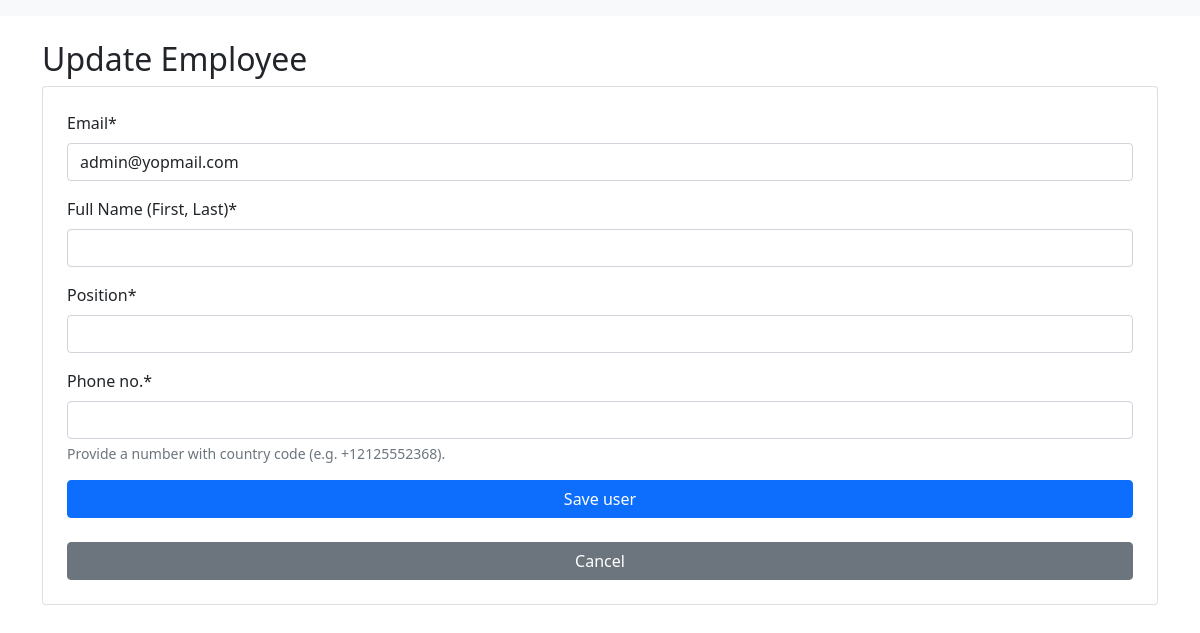
The app's page /users/update/2/ (signed in), older data.
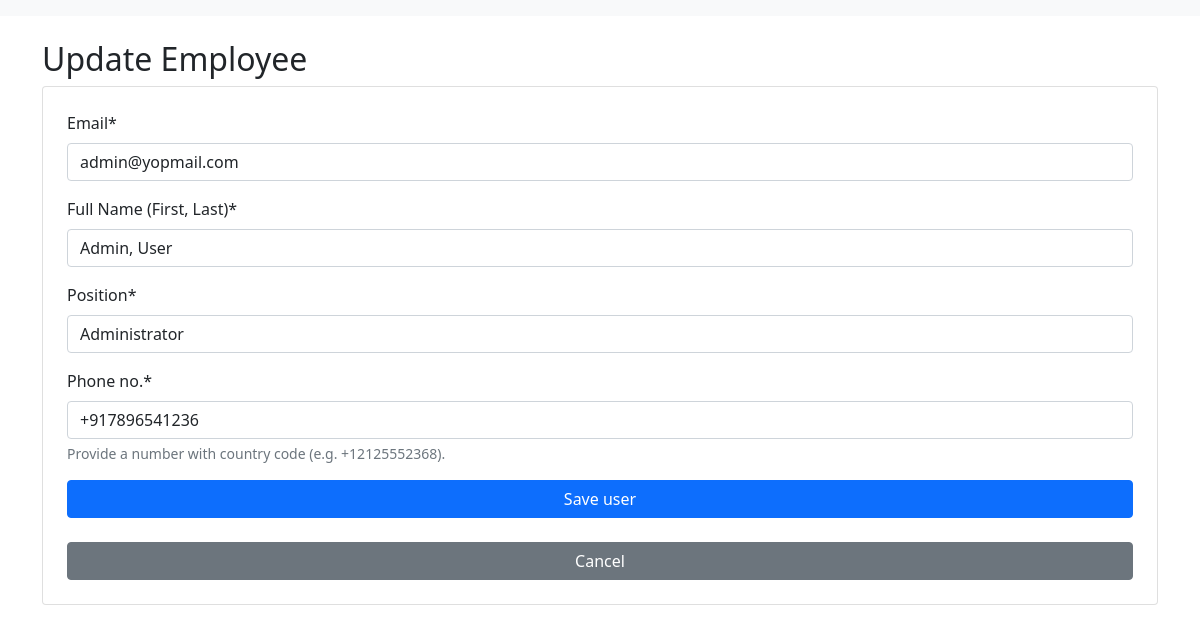
The same page, newer data.
### users/models.py (models this page shows, shortened)
class User(AbstractUser):
    username = None
    name = models.CharField(
        max_length=255, verbose_name="Full Name (First, Last)", null=True, blank=False
    )
    position = models.CharField(
        max_length=255, verbose_name="Position", null=True, blank=False
    )
    email = models.EmailField(max_length=255, unique=True, null=True, blank=False)
    phone = PhoneNumberField(
        verbose_name="Phone no.",
        help_text="Provide a number with country code (e.g. +12125552368).",
        null=True,
        blank=False,
    )
    USERNAME_FIELD = "email"
    REQUIRED_FIELDS = []
    objects = UserManager()
    class Meta:
        verbose_name = "User"
        verbose_name_plural = "Users"

### users/views.py (the view)
# urls.py: path('update/<int:pk>/', update_user, name="update_user"),
@login_required
def update_user(request, pk):
    employee = User.objects.get(id=pk)
    if request.method == 'POST':
        form = CustomUserUpdateForm(request.POST, instance=employee)
        if form.is_valid():
            form.save()
            return redirect('user_list')
    else:
        form = CustomUserUpdateForm(instance=employee)
    return render(request, 'update_user.html', {'form':form})

### users/forms.py
class CustomUserUpdateForm(forms.ModelForm):
    class Meta:
        model = User
        fields = ['email', 'name', 'position', 'phone']

### users/templates/update_user.html (shortened to what this page needs)
{% extends "base.html" %} {%block title%}Create Employee {%endblock%}
 {%block content%}
{%load crispy_forms_tags%}
<h2> Update Employee</h2>
<form method="POST" class="form-group card p-4">
    {{form | crispy}}
<button type="submit" class="btn btn-primary">Save user</button><br/>
<a href={%url 'user_list'%} class="btn btn-secondary">Cancel</a>
</form>
{%endblock%}

Row changes from the older to the newer data that the page shows:
changed User "admin@yopmail.com": name (not shown) → "Admin, User"; position (not shown) → "Administrator"; phone (not shown) → "+917896541236"
